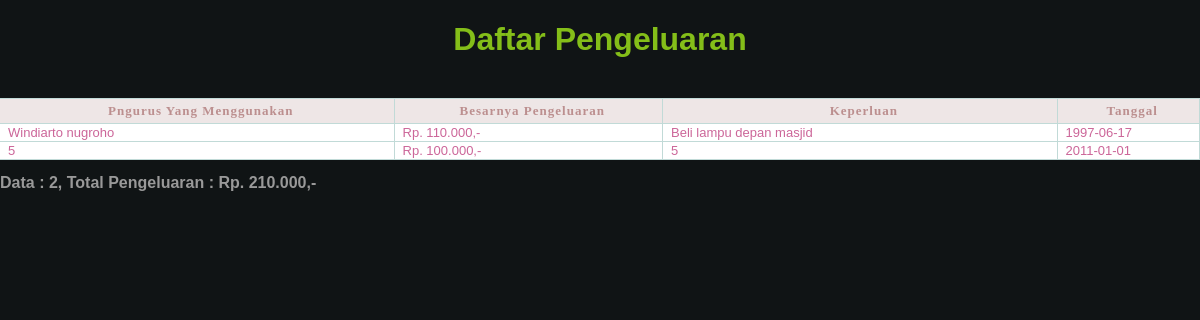
Page /pages/pengeluaran/LaporanPengeluaran.php on the committed database.
### tables this page shows
CREATE TABLE `pengeluaran` (
  `id` int(11) NOT NULL auto_increment,
  `pengurus` varchar(50) NOT NULL,
  `besarnya` double NOT NULL,
  `keperluan` varchar(60) NOT NULL,
  `tanggal` date NOT NULL,
  PRIMARY KEY  (`id`)
);

### conf/conf.php (called while the page is built, shortened)
<?php
    $db_name        ="masjid";
     function bukaquery($sql)
	 {
       $result=mysql_query($sql)
        or die(mysql_error()."<br/><font color=red><b>Gagal</b> menjalankan perintah query !");
        return $result;
     }
    function formatDuit($duit)
	{
		return "Rp. ".number_format($duit,0,",",".").",-";
	}
?>

### pages/pengeluaran/LaporanPengeluaran.php (the view)
<?php
 include '../../conf/conf.php';
?>
<html>
    <head>
        <link href="../../css/default.css" rel="stylesheet" type="text/css" />
    </head>
    <body>
    <?php
        $keyword=$_GET['keyword'];
        $_sql = "select id, pengurus, besarnya, keperluan, tanggal
		         from pengeluaran
                 where
                 pengurus like '%".$keyword."%' or
                 besarnya like '%".$keyword."%' or
                 tanggal like '%".$keyword."%' or
                 keperluan like '%".$keyword."%'
                 order by tanggal ASC  ";
        $hasil=bukaquery($_sql);
        $jumlah=mysql_num_rows($hasil);
		$pemasukan=0;
        if(mysql_num_rows($hasil)!=0) {
            echo "<table width='100%'  border='0' align='center' cellpadding='0' cellspacing='0' class='tbl_form'>
				<caption><h1 class=title>Daftar Pengeluaran</h1><br></caption>
                    <tr class='head'>
                                 <td width='300px'><div align='center'><font size='2' face='Verdana'><strong>Pngurus Yang Menggunakan</strong></font></div></td>
                                 <td width='200px'><div align='center'><font size='2' face='Verdana'><strong>Besarnya Pengeluaran</strong></font></div></td>
                                 <td width='300px'><div align='center'><font size='2' face='Verdana'><strong>Keperluan</strong></font></div></td>
                                 <td width='100px'><div align='center'><font size='2' face='Verdana'><strong>Tanggal</strong></font></div></td>
                    </tr>";
                    while($baris = mysql_fetch_array($hasil)) {
					$pemasukan=$pemasukan+$baris[2];
                        echo "<tr class='isi'>
                                 <td>$baris[1]</td>
                                 <td>".formatDuit($baris[2])."</td>
                                 <td>$baris[3]</td>
                                 <td>$baris[4]</td>
                               </tr>";
                    }
            echo "</table><br><font color='999999' size='3'> <b>Data : $jumlah, Total Pengeluaran : ".formatDuit($pemasukan)."</b></font>";
        }
    ?>
    </body>
</html>

### css/default.css (style rules this page uses)
body { font-family:Arial, Helvetica, sans-serif; font-size:12px; background: #101415; margin: 0; padding: 0; color: #000000; }
h1 { color:#84be19; }
.head td { font: bold 13px "Tahoma", Arial, Helvetica, sans-serif; color: #BC8F8F; border-right: 1px solid #C1DAD7; border-bottom: 1px solid #C1DAD7; border-top: 1px solid #C1DAD7; letter-spacing: 1px; padding: 4px 2px 4px 10px; background: #eee6e6 ; }
.isi td { border-right: 1px solid #C1DAD7; border-bottom: 1px solid #C1DAD7; background: #ffffff; padding-top:1px; padding-bottom:1px; padding-left:8px; padding-right:8px; color:#CC6699; font: 13px tahoma, Arial, Helvetica, sans-serif; }

### rows in the picture
pengeluaran: pengurus "Windiarto nugroho", besarnya "Rp. 110.000,-", keperluan "Beli lampu depan masjid", tanggal "1997-06-17"
pengeluaran: pengurus "5", besarnya "Rp. 100.000,-", keperluan "5", tanggal "2011-01-01"

### other values in the picture
$jumlah "2"
formatDuit($pemasukan) "Rp. 210.000,-"
